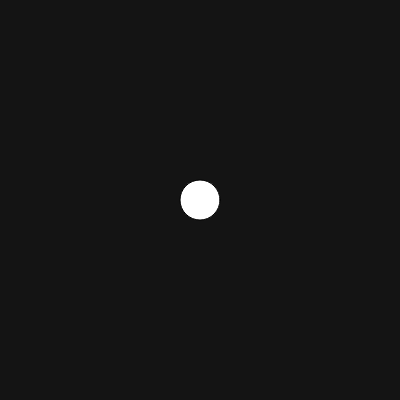
Frame 1 (no input)
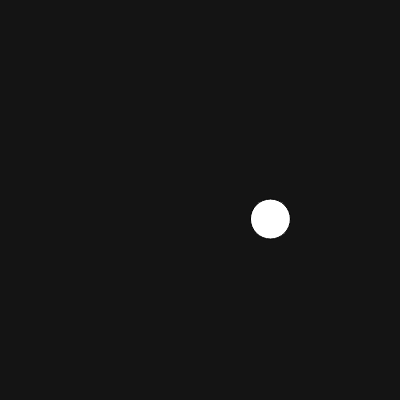
Frame 60 (no input)
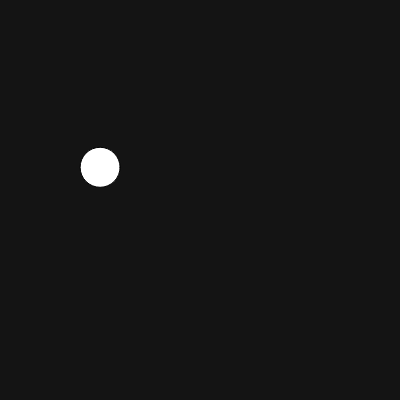
Frame 120 (the mouse pressed at the canvas centre since frame 60)

The p5.js sketch that drew these frames (run headless with seeded random() and noise() and a simulated clock; from frame 60 on, the mouse is pressed at the canvas centre):

// p5.js sketch
// ── sketch.js
let x = 0, y = 0;

function setup() {
  createCanvas(400, 400);
}
function draw() {
  background(20);
  fill(255);
  circle(
    200+sin(x)*100,
    200+sin(y)*100,
    40);
  x += 0.04;
  y += 0.05;
}
